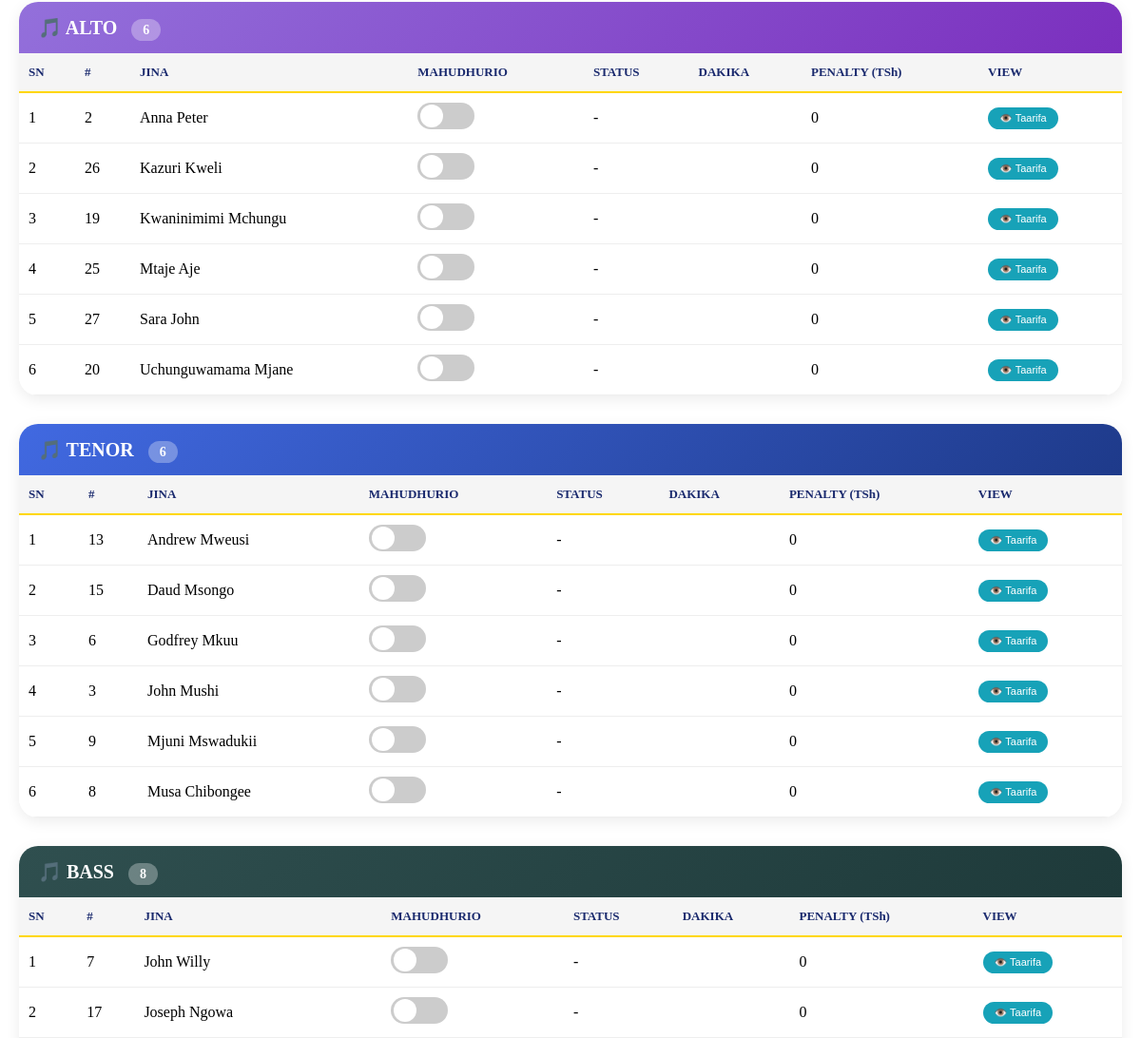
Page /mahudhurio (signed in, middle part) on the earlier database version.
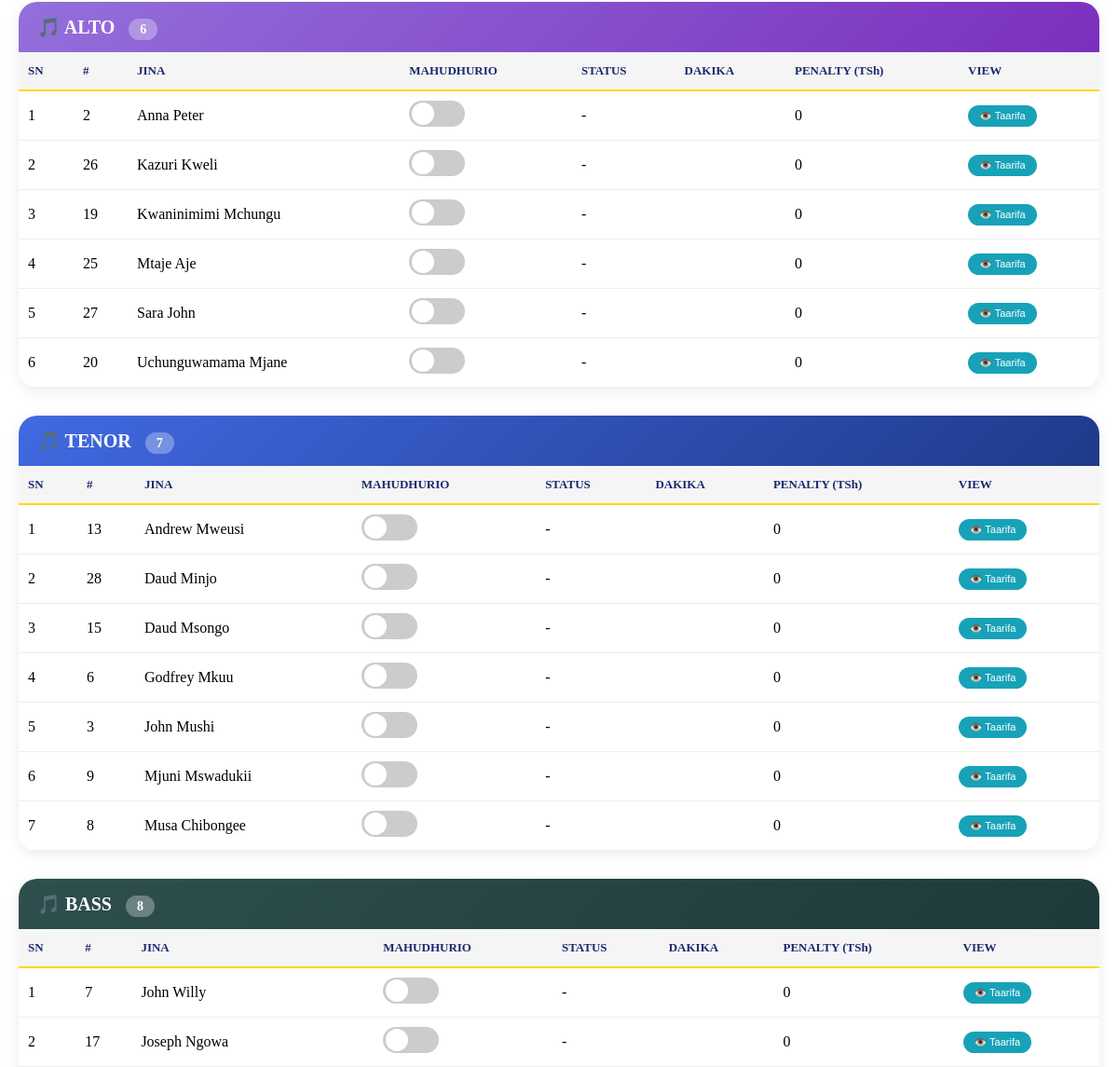
Same page on the later database version.
### tables this page shows
CREATE TABLE wanakwaya (
            id INTEGER PRIMARY KEY AUTOINCREMENT,
            jina TEXT NOT NULL,
            simu TEXT NOT NULL,
            sauti TEXT,
            anwani TEXT,
            tarehe_jiunga DATE DEFAULT CURRENT_DATE
        , status TEXT DEFAULT 'active');

### app.py (the view)
@app.route('/mahudhurio')
def mahudhurio_enhanced():
    if 'user_id' not in session:
        return redirect(url_for('login'))
    with get_db() as conn:
        current_event = conn.execute("SELECT * FROM current_event ORDER BY id DESC LIMIT 1").fetchone()
        if not current_event:
            current_event = {'tukio': 'Misa', 'tarehe': datetime.now().strftime('%Y-%m-%d')}
        penalty_settings = conn.execute("SELECT * FROM penalty_settings").fetchall()
        wanakwaya_soprano = conn.execute("SELECT * FROM wanakwaya WHERE sauti = 'Soprano' AND status = 'active' ORDER BY jina").fetchall()
        wanakwaya_alto = conn.execute("SELECT * FROM wanakwaya WHERE sauti = 'Alto' AND status = 'active' ORDER BY jina").fetchall()
        wanakwaya_tenor = conn.execute("SELECT * FROM wanakwaya WHERE sauti = 'Tenor' AND status = 'active' ORDER BY jina").fetchall()
        wanakwaya_bass = conn.execute("SELECT * FROM wanakwaya WHERE sauti = 'Bass' AND status = 'active' ORDER BY jina").fetchall()
        today = datetime.now().strftime('%Y-%m-%d')
        attendance = {}
        records = conn.execute('''SELECT * FROM mahudhurio_detailed
                                  WHERE tarehe = ? AND tukio = ?''',
                               (today, current_event['tukio'])).fetchall()
        for rec in records:
            attendance[rec['mwanakwaya_id']] = {
                'status': rec['status'],
                'dakika_chelewa': rec['dakika_chelewa'],
                'penalty': rec['penalty']
            }
    return render_template('mahudhurio.html',
                         soprano=wanakwaya_soprano,
                         alto=wanakwaya_alto,
                         tenor=wanakwaya_tenor,
                         bass=wanakwaya_bass,
                         current_event=current_event,
                         penalty_settings=penalty_settings,
                         attendance=attendance)

### app.py (called while the page is built)
def get_db():
    conn = sqlite3.connect(DATABASE)
    conn.row_factory = sqlite3.Row
    return conn

### templates/mahudhurio.html (shortened to what this page needs)
{% extends "base.html" %}
{% block content %}
<div class="attendance-container">
    <div id="AltoSection" class="voice-section">
        <div class="voice-header voice-alto">
            🎵 ALTO <span id="altoCount">{{ alto|length }}</span>
        </div>
        <table class="member-table" id="altoTable">
            <thead><tr><th>SN</th><th>#</th><th>JINA</th><th>MAHUDHURIO</th><th>STATUS</th><th>DAKIKA</th><th>PENALTY (TSh)</th><th>VIEW</th></tr></thead>
            <tbody>
                {% for member in alto %}
                <tr data-name="{{ member.jina|lower }}" data-id="{{ member.id }}">
                    <td>{{ loop.index }}</td><td>{{ member.id }}</td><td>{{ member.jina }}</td>
                    <td><div class="toggle-switch" data-id="{{ member.id }}" data-status="present" onclick="toggleStatus({{ member.id }}, '{{ member.jina }}', 'Alto')"></div></td>
                    <td class="status-cell-{{ member.id }}">-</td>
                    <td class="minutes-cell-{{ member.id }}"></td>
                    <td class="penalty-cell-{{ member.id }}">0</td>
                    <td><button class="view-details-btn" onclick="viewMemberDetails({{ member.id }})">👁️ Taarifa</button></td>
                </tr>
                {% endfor %}
            </tbody>
        </table>
    </div>
    <div id="TenorSection" class="voice-section">
        <div class="voice-header voice-tenor">
            🎵 TENOR <span id="tenorCount">{{ tenor|length }}</span>
        </div>
        <table class="member-table" id="tenorTable">
            <thead><tr><th>SN</th><th>#</th><th>JINA</th><th>MAHUDHURIO</th><th>STATUS</th><th>DAKIKA</th><th>PENALTY (TSh)</th><th>VIEW</th></tr></thead>
            <tbody>
                {% for member in tenor %}
                <tr data-name="{{ member.jina|lower }}" data-id="{{ member.id }}">
                    <td>{{ loop.index }}</td><td>{{ member.id }}</td><td>{{ member.jina }}</td>
                    <td><div class="toggle-switch" data-id="{{ member.id }}" data-status="present" onclick="toggleStatus({{ member.id }}, '{{ member.jina }}', 'Tenor')"></div></td>
                    <td class="status-cell-{{ member.id }}">-</td>
                    <td class="minutes-cell-{{ member.id }}"></td>
                    <td class="penalty-cell-{{ member.id }}">0</td>
                    <td><button class="view-details-btn" onclick="viewMemberDetails({{ member.id }})">👁️ Taarifa</button></td>
                </tr>
                {% endfor %}
            </tbody>
        </table>
    </div>
    <div id="BassSection" class="voice-section">
        <div class="voice-header voice-bass">
            🎵 BASS <span id="bassCount">{{ bass|length }}</span>
        </div>
        <table class="member-table" id="bassTable">
            <thead><tr><th>SN</th><th>#</th><th>JINA</th><th>MAHUDHURIO</th><th>STATUS</th><th>DAKIKA</th><th>PENALTY (TSh)</th><th>VIEW</th></tr></thead>
            <tbody>
                {% for member in bass %}
                <tr data-name="{{ member.jina|lower }}" data-id="{{ member.id }}">
                    <td>{{ loop.index }}</td><td>{{ member.id }}</td><td>{{ member.jina }}</td>
                    <td><div class="toggle-switch" data-id="{{ member.id }}" data-status="present" onclick="toggleStatus({{ member.id }}, '{{ member.jina }}', 'Bass')"></div></td>
                    <td class="status-cell-{{ member.id }}">-</td>
                    <td class="minutes-cell-{{ member.id }}"></td>
                    <td class="penalty-cell-{{ member.id }}">0</td>
                    <td><button class="view-details-btn" onclick="viewMemberDetails({{ member.id }})">👁️ Taarifa</button></td>
                </tr>
                {% endfor %}
            </tbody>
        </table>
    </div>
</div>
{% endblock %}

### templates/base.html (shortened to what this page needs)
<!DOCTYPE html>
<html lang="sw">
<head>
</head>
<body>
    <div class="container">
        {% block content %}{% endblock %}
    </div>
</body>
</html>

### templates/base.html (style rules this page uses)
* { margin: 0; padding: 0; box-sizing: border-box; }
body { font-family: 'Times New Roman', Times, serif; background: linear-gradient(135deg, #f5f7fa 0%, #c3cfe2 100%); min-height: 100vh; }
.container { max-width: 1400px; margin: 30px auto; padding: 20px; background: white; border-radius: 20px; box-shadow: 0 10px 30px rgba(0,0,0,0.1); min-height: 500px; }

### templates/mahudhurio.html (style rules this page uses)
* { margin: 0; padding: 0; box-sizing: border-box; }
.attendance-container { max-width: 1600px; margin: 0 auto; }
.voice-section { margin-bottom: 30px; border-radius: 20px; overflow: hidden; box-shadow: 0 4px 15px rgba(0,0,0,0.08); }
.voice-header { padding: 15px 20px; font-size: 20px; font-weight: bold; color: white; }
.voice-alto { background: linear-gradient(135deg, #9370DB, #7B2FBE); }
.voice-tenor { background: linear-gradient(135deg, #4169E1, #1E3A8A); }
.voice-bass { background: linear-gradient(135deg, #2F4F4F, #1E3A3A); }
.voice-header span { background: rgba(255,255,255,0.3); padding: 4px 12px; border-radius: 30px; font-size: 14px; margin-left: 10px; }
.member-table { width: 100%; border-collapse: collapse; background: white; }
.member-table th { background: #f5f5f5; padding: 12px 10px; text-align: left; font-weight: bold; color: #1a2a6e; border-bottom: 2px solid #FFD700; font-size: 13px; }
.toggle-switch { width: 60px; height: 28px; background: #ccc; border-radius: 30px; cursor: pointer; position: relative; transition: all 0.3s; display: inline-block; }
.toggle-switch::after { content: ''; width: 24px; height: 24px; background: white; border-radius: 50%; position: absolute; top: 2px; left: 3px; transition: all 0.3s; }
.view-details-btn { background: #17a2b8; color: white; border: none; padding: 5px 12px; border-radius: 20px; cursor: pointer; font-size: 11px; }

Differences in the rows shown:
added wanakwaya: id "28", jina "Daud Minjo"
Other differences:
{{ tenor|length }}: "6" → "7"
